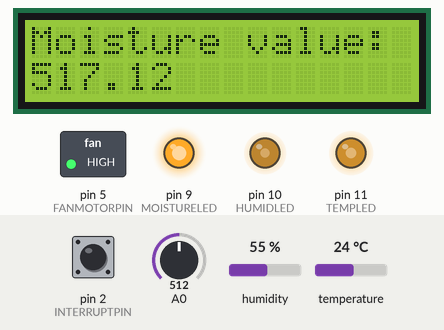
Recording of a sketch running on a simulated Arduino Uno, built with avr-gcc and run on an emulated ATmega328P. Parts: 16×2 character LCD, switched loads named in the sketch (green lamp = pin HIGH), output pins drawn as LEDs (lit = HIGH). The inputs (shaded band) are chosen by the test bench; at power-on: pin 2 (INTERRUPTPIN) LOW, temperature 24 °C, A0 = 512, humidity 55 %. What the sketch prints to the serial monitor is not drawn.

Above: at 1.7 s.
1.8 s: pin 2 (INTERRUPTPIN) pulled HIGH for 0.15 s
At 3.0 s:
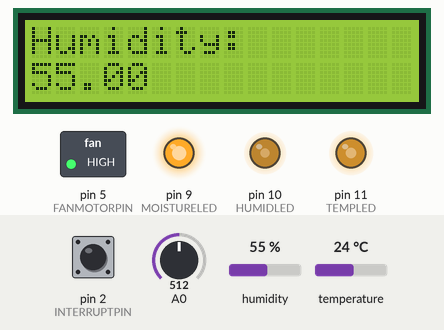
3.7 s: pin 2 (INTERRUPTPIN) pulled HIGH for 1 s
At 5.2 s:
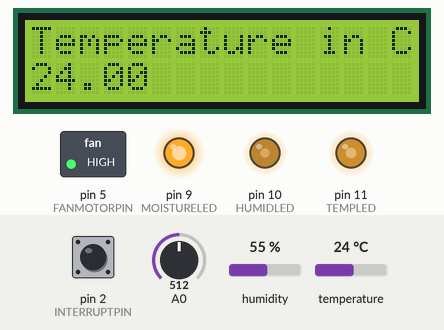
6.2 s: temperature set to 20 °C
At 8.8 s:
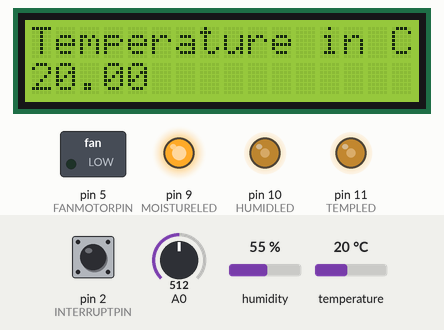
9.1 s: A0 set to 25
At 12.2 s:
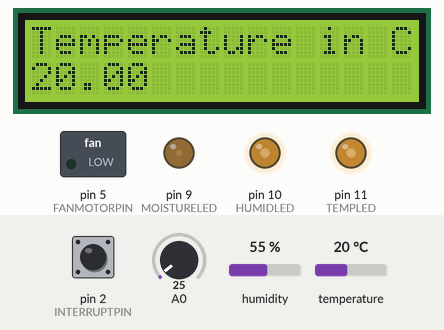
12.3 s: temperature set to 28 °C
At 14.8 s:
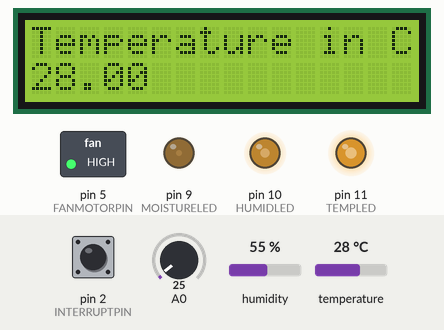
15.6 s: temperature set to 33 °C
At 17.6 s:
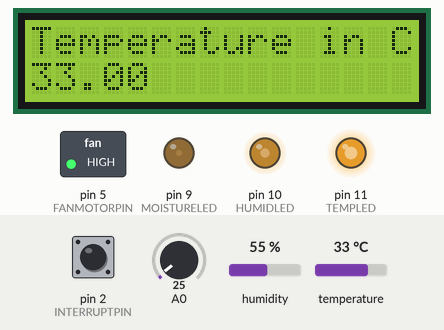
Timing chart, 0 to 18.7 s (numbered marks = the images above; inputs shaded):
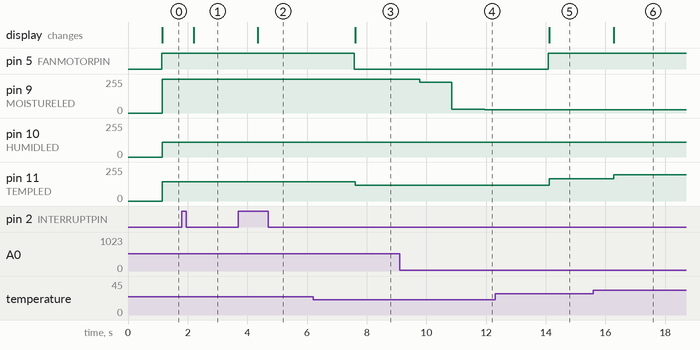

Measured:
- the behaviour switches between 22 and 21 °C on temperature (found by bisection; images 2 and 3)
- after the input at 1.8 s, the display: changes after 0.41 s (image 1)
- after the input at 3.7 s, the display: changes after 0.65 s (image 2)
- after the input at 6.2 s, pin 5 (FANMOTORPIN): HIGH → LOW after 1.4 s; pin 11 (TEMPLED): 144/255 → 120/255 after 1.4 s; the display: changes after 1.4 s (image 3)
- after the input at 9.1 s, pin 9 (MOISTURELED): 255/255 → 230/255 after 0.68 s, → 27/255 1.1 s later, → 25/255 1.1 s later
- after the input at 12.3 s, pin 5 (FANMOTORPIN): LOW → HIGH after 1.8 s; pin 11 (TEMPLED): 120/255 → 168/255 after 1.8 s; the display: changes after 1.8 s (image 5)
- after the input at 15.6 s, pin 11 (TEMPLED): 168/255 → 198/255 after 0.68 s; the display: changes after 0.68 s (image 6)

The sketch:

plantRoomSensor.ino
```cpp
/*
   Eindopdracht Individueel onderdeel IMC.
   Eigen project gemaakt voor arduino, plant en kamer sensoren met motor voor ventilatie.
   Ontwikkelaar: Dave Visser
*/

//All the required includes for this project.
#include "moistureSensor.h" //Self made header/source file.
#include "DHT.h" //Uses downloadable library https://github.com/adafruit/DHT-sensor-library
#include "LiquidCrystal_I2C.h" //Uses downloadable library https://github.com/fdebrabander/Arduino-LiquidCrystal-I2C-library

#define INTERRUPTPIN 2 //Pin on which the interrupt is set.
//Device pins.
#define DHTPIN 3
#define FANMOTORPIN 5
#define MOISTURESENSORPIN 0
#define MOISTURELED 9
#define HUMIDLED 10
#define TEMPLED 11

//Value defines.
#define DHTTYPE DHT11
#define PREFERABLEROOMTEMP 22
#define MAX_PWM_VAL 255

//Global variables.
float plant_moisture_value, room_humidity_value, room_temperature_value;
volatile int lcd_menu_display_value;
DHT dht(DHTPIN, DHTTYPE);           // Belongs to the DHT.h file.
LiquidCrystal_I2C lcd(0x27, 16, 2); // set the LCD address to 0x3F for a 16 chars and 2 line display, Belongs to the DHT.h file.

// For debugging purposes....
int verbosity = 1;

// Function declares.
void read_sensors();
void change_lcd_screen();
void update_value_leds();
void enable_output_pins();
float temphudsensor_read_humidity();
float temphudsensor_read_temperature();

void setup() {
  Serial.begin(9600); //Start the Serial listener.
  attachInterrupt(digitalPinToInterrupt(INTERRUPTPIN), change_lcd_screen, RISING); //Set the interrupt on the pin of INTERRUPTPIN
  dht.begin();  // Starts the dht sensor listening.
  lcd.init();   // Starts the lcd controller.
  lcd.clear();
  lcd.backlight();
  enable_output_pins(); // Function which enables the output on specific pins.
  set_moisture_sensor_pin(MOISTURESENSORPIN); // Set the moisture sensor value in the lib files.
}

// Looped code, I have tried to use FreeRTOS tasks but that did not work well with the single core arduino.
void loop() {
  read_sensors(); // In the loop first read all of the sensors.
  change_motor_speed(); // If necessary change the fan motor speed to cool down room.
  update_lcd_display(lcd_menu_display_value); // // Update the lcd display with the correct values.
  update_value_leds();  // Update the leds with the current values.
}

// Function to adjust all the 3 leds for temp, humid and moisture of ground.
void update_value_leds() {
  analogWrite(TEMPLED, calculate_temperature_led_value(room_temperature_value));
  analogWrite(HUMIDLED, calculate_humidity_led_value(room_humidity_value));
  analogWrite(MOISTURELED, calculate_moisture_led_value(plant_moisture_value));
}

// Calculate a correct step and value for the led PWM signal.
int calculate_temperature_led_value(int current_value) {
  int minimal_temp = -5; // A minimum value for the temp indoors.
  int maximal_temp = 35; // A maximum value for the temp indoors.

  int step_led_size = (MAX_PWM_VAL / (maximal_temp - (minimal_temp)));
  return step_led_size * current_value;
}

// Calculate a correct step and value for the led PWM signal.
int calculate_moisture_led_value(int current_value) {
  int maximal_moist = 200;  // A max value for the moisture sensor.

  float step_led_size = (MAX_PWM_VAL / maximal_moist);
  return step_led_size * current_value;
}

// Calculate a correct step and value for the led PWM signal.
int calculate_humidity_led_value(int current_value) {
  int minimal_hum = 0;  // A minimum value for the indoors humidity.
  int maximal_hum = 100; // A maximum value for the indoors humidity.

  int step_led_size = (MAX_PWM_VAL / (maximal_hum + minimal_hum));
  return step_led_size * current_value;
}

// Function which enables the used pins for output.
void enable_output_pins() {
  pinMode(FANMOTORPIN, OUTPUT);
  pinMode(TEMPLED, OUTPUT);
  pinMode(HUMIDLED, OUTPUT);
  pinMode(MOISTURELED, OUTPUT);
}

// This function is used when the interrupt button is pressed.
void change_lcd_screen() {
  lcd_menu_display_value++;
  if (lcd_menu_display_value >= 3) {
    lcd_menu_display_value = 0;
  }
}

// This function checks the current room temperature and if temp is above preferable value then start the fan.
void change_motor_speed() {
  if (room_temperature_value >= PREFERABLEROOMTEMP) {
    digitalWrite(FANMOTORPIN, HIGH);
  } else {
    digitalWrite(FANMOTORPIN, LOW);
  }
}

//Function which reads all the sensors of the device. Two for the room temperature/humidity and one for a ground moisture of a plant.
void read_sensors() {

  plant_moisture_value = read_moisture_sensor();
  delay(1); //Delay for accuracy.
  room_humidity_value = temphudsensor_read_humidity();
  delay(1); //Delay for accuracy.
  room_temperature_value = temphudsensor_read_temperature();
  delay(1); //Delay for accuracy.

  // If the debugging boolean is checked it will print all the values of the chosen type. This can be changed when the interrupt is triggered.
  if (verbosity) {
    switch (lcd_menu_display_value) {
      case 0:
        Serial.print("Moisture value: ");
        Serial.println(plant_moisture_value);
        Serial.println("=============================================");
        break;
      case 1:
        Serial.print("Humidity: ");
        Serial.print(room_humidity_value);
        Serial.println("%");
        Serial.println("=============================================");
        break;
      case 2:
        Serial.print("Temperature in C : ");
        Serial.println(room_temperature_value);
        Serial.println("=============================================");
        break;
    }
    delay(5); //Delay for accuracy.
  }
}

// Updat the lcd module when after the interrupt button is clicked.
void update_lcd_display(int value) {
  switch (value) {
    case 0:
      lcd.setCursor(0, 0);  //Set cursor to character 2 on line 0
      lcd.print("Moisture value: ");
      lcd.setCursor(0, 1);
      lcd.print(plant_moisture_value);
      break;
    case 1:
      lcd.clear();
      lcd.setCursor(0, 0);  //Set cursor to character 2 on line 0
      lcd.print("Humidity: ");
      lcd.setCursor(0, 1);
      lcd.print(room_humidity_value);
      break;
    case 2:
      lcd.clear();
      lcd.setCursor(0, 0);  //Set cursor to character 2 on line 0
      lcd.print("Temperature in C : ");
      lcd.setCursor(0, 1);
      lcd.print(room_temperature_value);
      break;
  }
  delay(5); //Delay for accuracy.
}

// Read the humidity of the dht sensor.
float temphudsensor_read_humidity() {
  float val = dht.readHumidity();
  if (isnan(val)) {
    val = -1;
  }
  return val;
}

// Read the temperature of the dht sensor.
float temphudsensor_read_temperature() {
  float val = dht.readTemperature();
  if (isnan(val)) {
    val = -1;
  }
  return val;
}
```

moistureSensor.c
```cpp
/*
   This is the waterSensor SOURCE file.
   Eindopdracht Individueel onderdeel IMC.
   Eigen project gemaakt voor arduino, plant en kamer sensoren met motor voor ventilatie.
   Ontwikkelaar: Dave Visser
*/

#include "moistureSensor.h"

// Global variables.
float  sensor_value = 0;
int  moisture_sensor_pin;

float read_moisture_sensor() {

  for (int i = 0; i <= 100; i++)
  {
    sensor_value  = sensor_value + analogRead(moisture_sensor_pin); // Add the new analog values to the current value in sensor_value.
    delay(10); // Delay for accuracy.
  }

  sensor_value = sensor_value / 100.0;  // Better accuracy because 100 values are taken from the sensor.

  return sensor_value;
}

// Function to set the moisture sensor pin in the main program.
int set_moisture_sensor_pin(int pin) {
  moisture_sensor_pin = pin;
}
```

moistureSensor.h
```cpp
/*
   This is the waterSensor HEADER file.
   Eindopdracht Individueel onderdeel IMC.
   Eigen project gemaakt voor arduino, plant en kamer sensoren met motor voor ventilatie.
   Ontwikkelaar: Dave Visser
*/

#ifndef MOISTURESENSOR_H  // Compiler guards for single compilation
#define MOISTURESENSOR_H

#ifdef __cplusplus
extern "C" {
#endif

float read_moisture_sensor();
int set_moisture_sensor_pin(int pin);

#ifdef __cplusplus
}
#endif

#endif /* MOISTURESENSOR_H */
```
